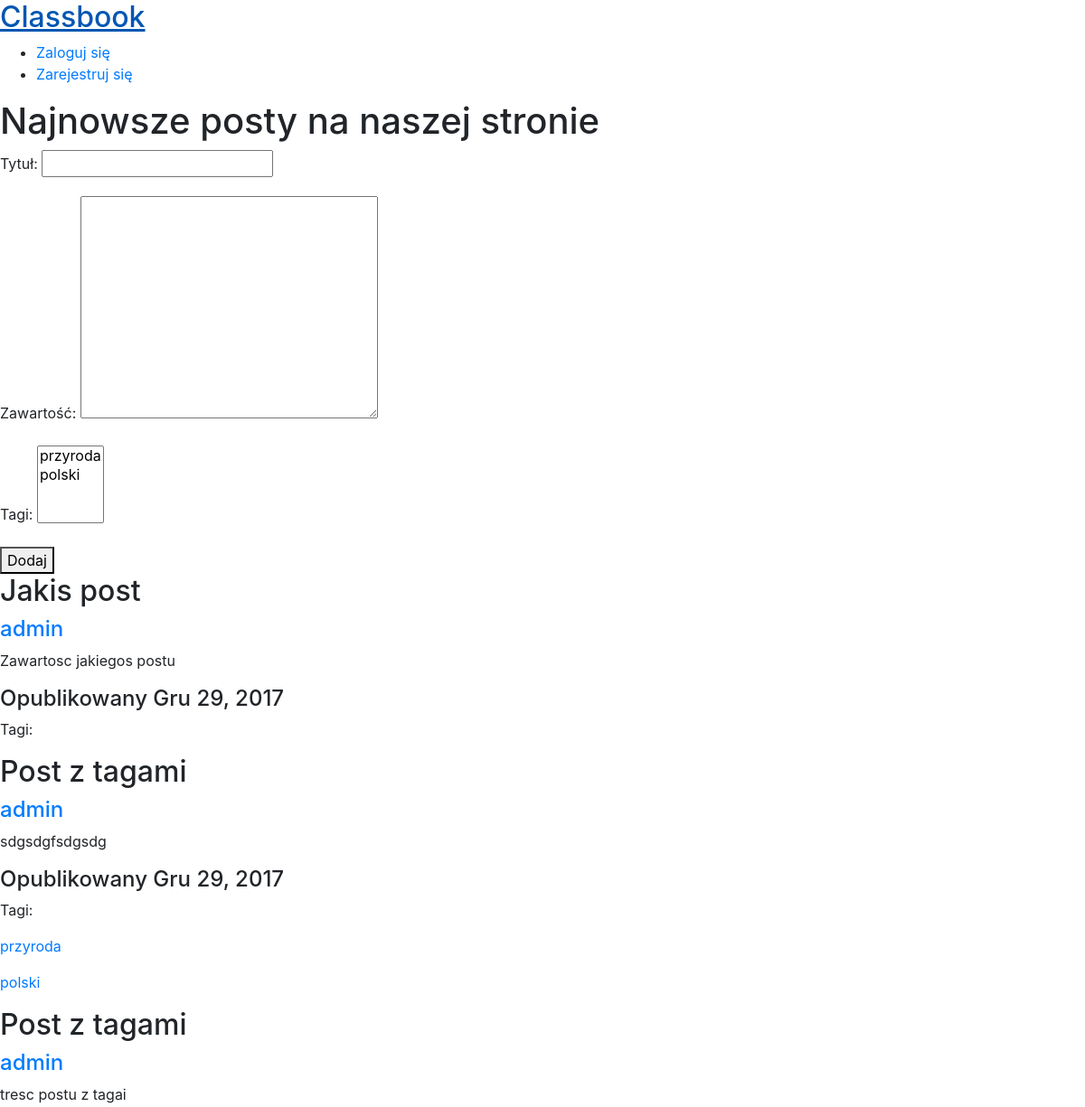
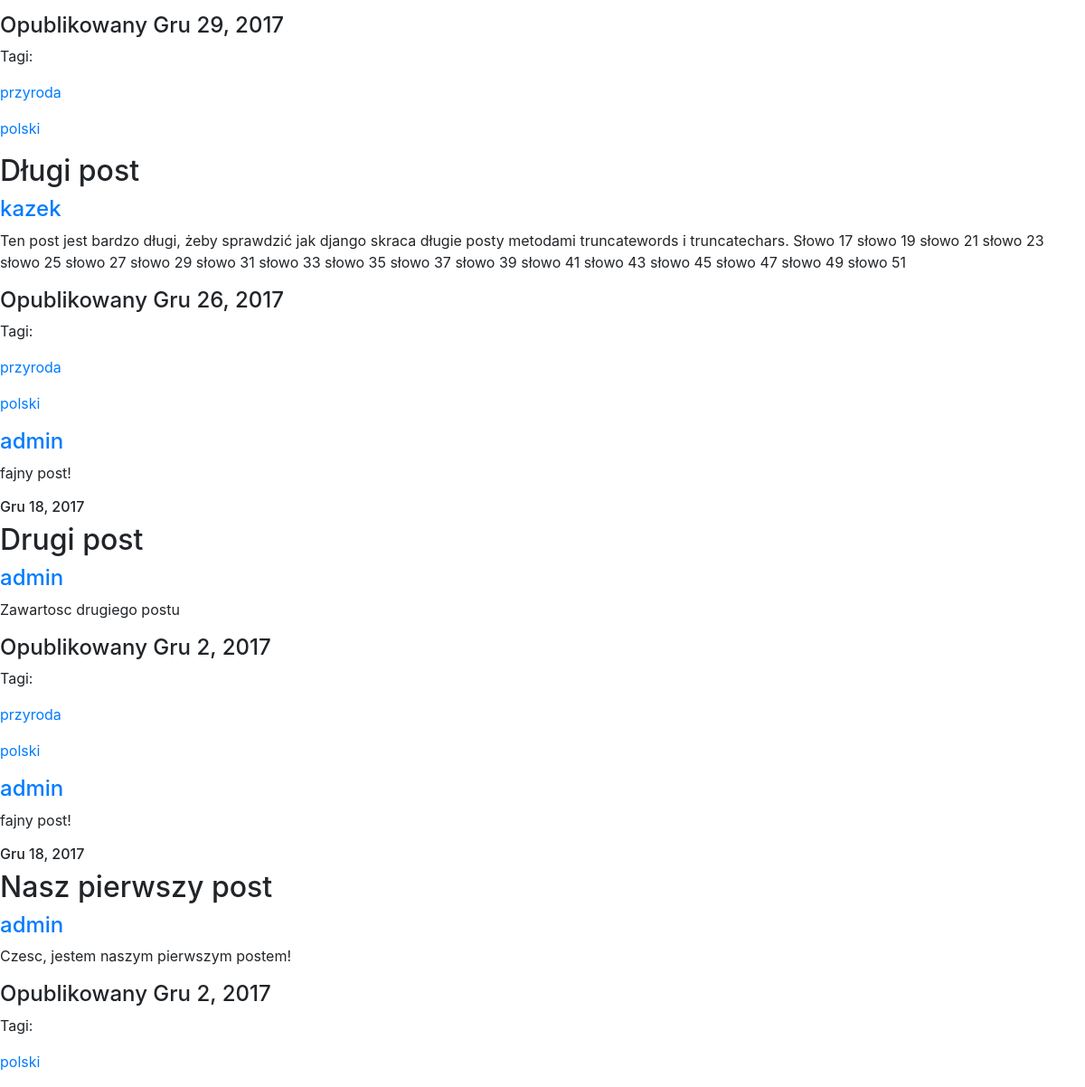
The page / on the database its author committed (2 pictures, top to bottom).
### main/models.py (models this page shows, shortened)
class Post(models.Model):
	title = models.CharField(max_length=150)
	content = models.CharField(max_length=10000)
	publish_date = models.DateField(default=datetime.now) # DateTimeField(auto_now_add=True)
	user = models.ForeignKey(User, on_delete=models.CASCADE)
	tags = models.ManyToManyField(Tag)
	comments = models.ManyToManyField(Comment)
	class Meta:
		ordering = ['-publish_date', 'title']

class Tag(models.Model):
	name = models.CharField(max_length=80)
	def __str__(self):
		return self.name

class Comment(models.Model):
	user = models.ForeignKey(User, on_delete=models.CASCADE)
	date = models.DateField(default=datetime.now) # DateTimeField(auto_now_add=True)
	content = models.CharField(max_length=300)

### main/views.py (the view, shortened to what this page needs)
# urls.py: url(r'^$', views.index, name='index'),
def index(request):
	form = PostForm()
	posts = Post.objects.all()
	context = {
		'posts': posts,
		'form': form
	}
	return render(request, 'main/index.html', context)

### main/forms.py
class PostForm(forms.ModelForm):
	class Meta:
		model = Post
		fields = ['title', 'content', 'tags']
		widgets = {
			'content': forms.Textarea(attrs={'cols': 30, 'rows': 10})
		}
		labels = {
			'title': 'Tytuł',
			'content': 'Zawartość',
			'tags': 'Tagi'
		}

### main/templates/main/index.html (shortened to what this page needs)
{% extends 'main/base.html' %}
{% block header %}
	{% load humanize %}
{% endblock %}
{% block content %}
	<h1> Najnowsze posty na naszej stronie </h1>
	<div id="add_new_post">
		<form method="POST">
			{{ form.as_p }}
			<button type="submit">Dodaj</button>
		</form>
	</div>
	<div id="posts">
		{% for post in posts %}
			<div class="post">
				<h2> {{ post.title }} </h2>
				<a href="{% url 'user_view' post.user.username %}"><h4> {{ post.user.username }} </h4></a>
				<p> {{ post.content }} </p>
				<h4> Opublikowany {{ post.publish_date|naturalday }} </h4>
				<p> Tagi: </p>
				{% for tag in post.tags.all %}
					<div class="tag">
						<p> <a href="{% url 'tag_view' tag.name %}">{{ tag }}</a> </p>
					</div>
				{% endfor %}
				{% for comment in post.comments.all %}
					<div class="comment">
						<a href="{% url 'user_view' comment.user.username %}"><h4> {{ comment.user.username }} </h4></a>
						<p> {{ comment.content }} </p>
						<h6> {{ comment.date|naturalday }} </h6>
					</div>
				{% endfor %}
			</div>
		{% endfor %}
	</div>
{% endblock %}

### rows shown on the page
Post: title "Jakis post", user.username "admin", content "Zawartosc jakiegos postu", publish_date "Gru 29, 2017"
Post: title "Post z tagami", user.username "admin", content "sdgsdgfsdgsdg", publish_date "Gru 29, 2017"
Tag: name "przyroda"
Tag: name "polski"
Post: title "Post z tagami", user.username "admin", content "tresc postu z tagai", publish_date "Gru 29, 2017"
Post: title "Długi post", user.username "kazek", content "Ten post jest bardzo długi, żeby sprawdzić jak django skraca długie posty metodami truncatewords i truncatechars. Słowo 17 słowo 19 słowo 21 słowo 23 słowo 25 słowo 27 słowo 29 słowo 31 słowo 33 słowo 35 słowo 37 słowo 39 słowo 41 słowo 43 słowo 45 słowo 47 słowo 49 słowo 51", publish_date "Gru 26, 2017"
Comment: user.username "admin", content "fajny post!", date "Gru 18, 2017"
Post: title "Drugi post", user.username "admin", content "Zawartosc drugiego postu", publish_date "Gru 2, 2017"
Post: title "Nasz pierwszy post", user.username "admin", content "Czesc, jestem naszym pierwszym postem!", publish_date "Gru 2, 2017"
